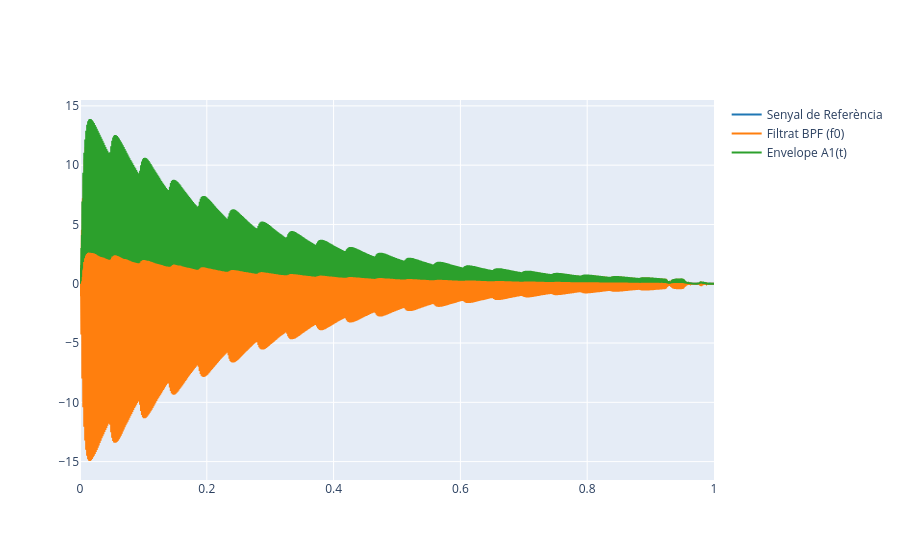

The code cell stored with this chart in its notebook:
### Markdown cell above
For instance, the following code should extract the envelope of the fundamental frequency component. Change the value of $f_0$ to coincide with your fundamental frequency and check the result.

### Code cell
f0 = 656.7627

y = bpf(ref, f0, fs, r=0.995)
output = envelope_iir(y, r=0.7)
plot_signals(y=[ref, y, output],sr=fs,name=['Senyal de Referència', 'Filtrat BPF (f0)', 'Envelope A1(t)'])

### Figure 1 — Plotly figure (JSON) as saved in the notebook; plotly's stock layout.template omitted (floating-point values rounded to 4 significant figures; data arrays with more than 128 entries replaced by an {"elided": "..."} marker saying what was removed)
{"data": [{"line": {"color": "#1f77b4", "shape": "linear"}, "mode": "lines", "name": "Senyal de Referència", "type": "scatter", "x": {"elided": "44100 float values"}, "y": {"elided": "44100 float values"}}, {"line": {"color": "#ff7f0e", "shape": "linear"}, "mode": "lines", "name": "Filtrat BPF (f0)", "type": "scatter", "x": {"elided": "44100 float values"}, "y": {"elided": "44100 float values"}}, {"line": {"color": "#2ca02c", "shape": "linear"}, "mode": "lines", "name": "Envelope A1(t)", "type": "scatter", "x": {"elided": "44100 float values"}, "y": {"elided": "44100 float values"}}], "layout": {}}
